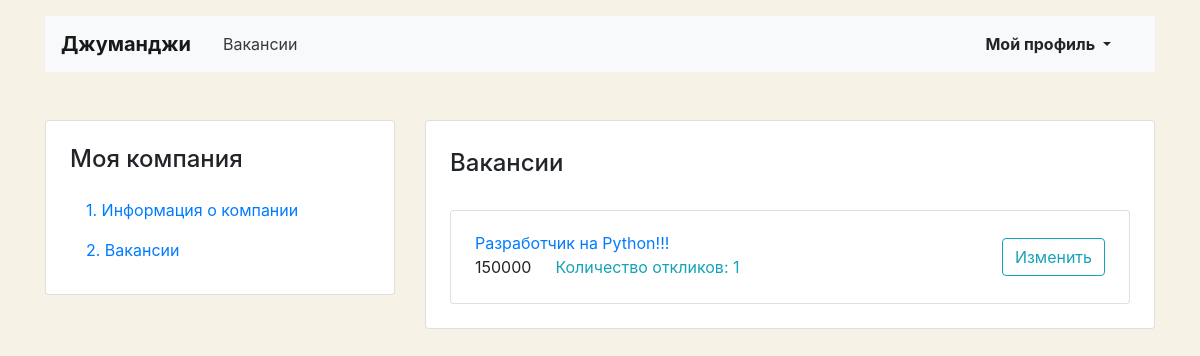
The app's page /mycompany/vacancies/ (signed in) with its own data.
### jobs/models.py (models this page shows)
class Vacancy(models.Model):
    title = models.CharField(max_length=100)
    specialty = models.ForeignKey(Specialty, on_delete=models.CASCADE, related_name='vacancies')
    company = models.ForeignKey(Company, on_delete=models.CASCADE, related_name='vacancies')
    skills = models.CharField(max_length=100)
    description = models.TextField()
    salary_min = models.IntegerField()
    salary_max = models.IntegerField()
    published_at = models.DateField(auto_now_add=True)

### jobs/views.py (the view)
# urls.py: path('mycompany/vacancies/', MyVacancies.as_view(), name='myvacancies'),
class MyVacancies(View):
    def get(self, request):
        company = request.user.mycompany.first()
        vacancies = company.vacancies.all()
        zero_vacancies = 0
        if len(vacancies) == zero_vacancies:
            return redirect('/mycompany/vacancies/letsstart/')
        context = {
            'vacancies': vacancies,
        }
        return render(request, 'vacancy-list.html', context=context)

### templates/vacancy-list.html (shortened to what this page needs)
{% extends 'base_account.html' %}
{% block content %}
              {% for vacancy in vacancies %}
              <div class="card mt-3">
                <div class="card-body px-4">
                  <div class="row align-items-center">
                    <div class="col-6 col-lg-8">
                      <a href="/vacancies/{{ vacancy.id }}/" class="mb-1">{{ vacancy.title }}</a>
                      <p class="mb-1">
                        <span class="mr-4">{{ vacancy.salary_max }}</span><a href="/vacancies/{{ vacancy.id }}/" class="text-info">Количество откликов: {{ vacancy.applications.count }}</a>
                      </p>
                    </div>
                    <div class="col-6 col-lg-4 text-right">
                      <a href="/mycompany/vacancies/{{ vacancy.id }}/" class="btn btn-outline-info">Изменить</a>
                    </div>
                  </div>
                </div>
              </div>
              {% endfor %}
              {% endblock %}

### templates/base_account.html (style rules this page uses)
body { background-color: #F6F2E6; }

### records on screen
Vacancy: title "Разработчик на Python!!!", salary_max "150000", applications.count "1"
